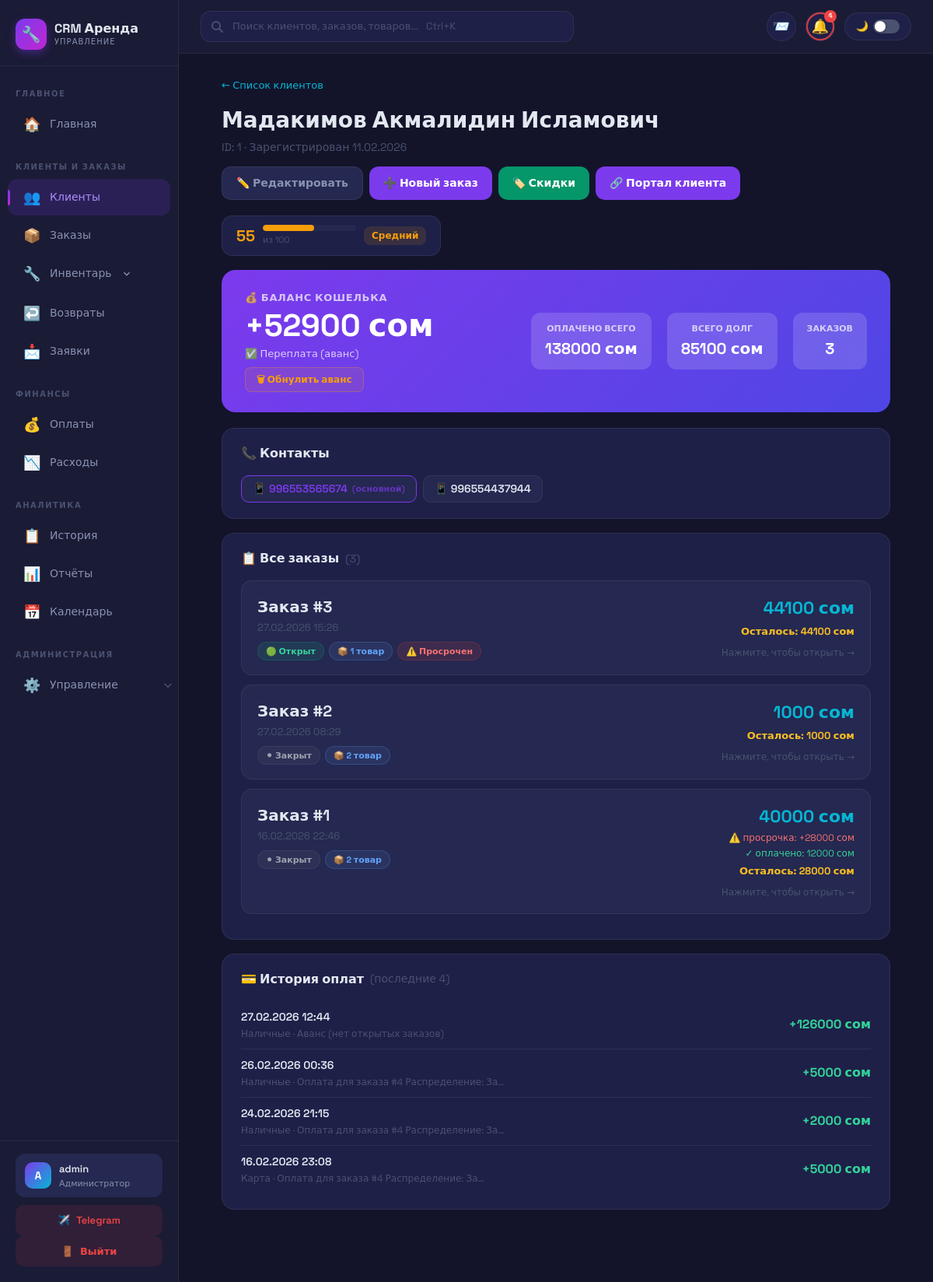
The page /clients/1/ (signed in) on the database as committed earlier.
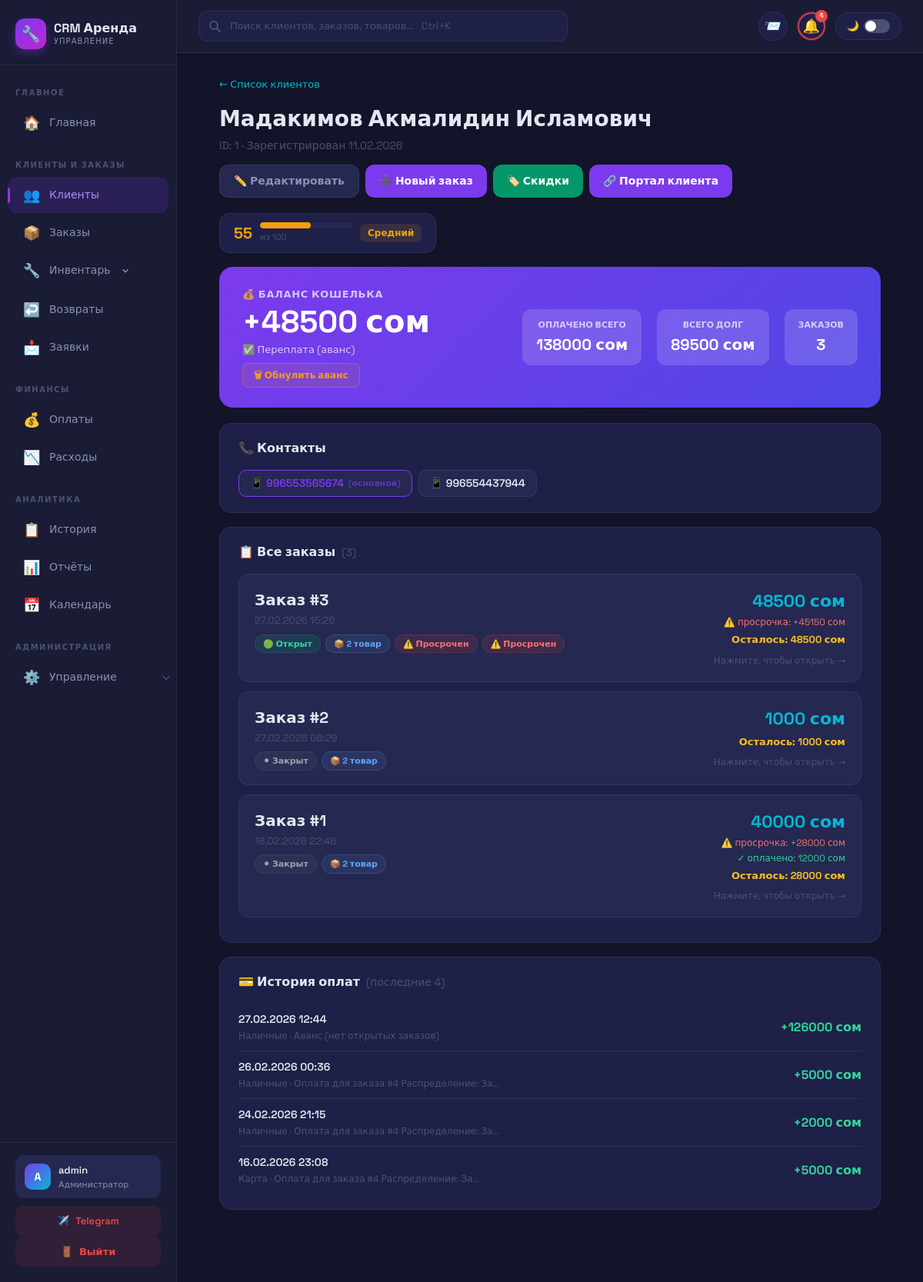
The same page on the database as committed later.
### apps/clients/models.py (models this page shows, shortened)
class ClientPhone(models.Model):
    phone_regex = RegexValidator(regex=r'^\+(996\d{9}|7\d{10})$', message='Введите номер в формате +996XXXXXXXXX или +7XXXXXXXXXX')
    client = models.ForeignKey(Client, on_delete=models.CASCADE, related_name='phones')
    phone_number = models.CharField('Номер', validators=[phone_regex], max_length=17)
    is_primary = models.BooleanField('Основной', default=False)
    created_at = models.DateTimeField(auto_now_add=True)
    class Meta:
        verbose_name = 'Телефон'
        verbose_name_plural = 'Телефоны'

### apps/rental/models.py (models this page shows, shortened)
class RentalOrder(models.Model):
    STATUS_OPEN   = 'open'
    STATUS_CLOSED = 'closed'
    STATUS_CHOICES = [
        (STATUS_OPEN,   'Открыт'),
        (STATUS_CLOSED, 'Закрыт'),
    ]
    client = models.ForeignKey(Client, on_delete=models.CASCADE, related_name='rental_orders', verbose_name='Клиент')
    created_at = models.DateTimeField('Дата создания', auto_now_add=True)
    status = models.CharField('Статус', max_length=20, choices=STATUS_CHOICES, default='open')
    notes = models.TextField('Примечания', blank=True)
    order_number = models.PositiveIntegerField(
        verbose_name='Номер заказа клиента',
        help_text='Порядковый номер заказа для этого клиента (#1, #2, #3...)',
        null=True,
        blank=True
    )
    order_code = models.CharField(
        max_length=50,
        verbose_name='Код заказа',
        help_text='Уникальный код заказа (ФИО-1, ФИО-2...)',
        blank=True,
        db_index=True
    )
    proof_file = models.FileField(
        'Доказательство (фото/аудио)',
        upload_to='orders/proofs/',
        blank=True,
        null=True
    )
    has_delivery = models.BooleanField('Доставка', default=False)
    delivery_address = models.CharField('Адрес доставки', max_length=500, blank=True)
    delivery_vehicle = models.CharField('Автомобиль', max_length=200, blank=True)
    delivery_plate = models.CharField('Номер авто', max_length=50, blank=True)
    delivery_cost = models.DecimalField('Стоимость доставки', max_digits=10, decimal_places=2, default=0)
    class Meta:
        verbose_name = 'Заказ аренды'
        verbose_name_plural = 'Заказы аренды'
        ordering = ['-created_at']
    def get_current_total(self):
        total = Decimal('0')
        for item in self.items.all():
            total += item.get_actual_cost()
        return total
    def get_original_total(self):
        total = Decimal('0')
        for item in self.items.all():
            total += Decimal(str(item.original_total_cost))
        return total
    def get_rain_excluded_count(self):
        return self.excluded_days.count()

class OrderItem(models.Model):
    order = models.ForeignKey(RentalOrder, on_delete=models.CASCADE, related_name='items', verbose_name='Заказ')
    product = models.ForeignKey(Product, on_delete=models.PROTECT, verbose_name='Товар')
    quantity_taken = models.PositiveIntegerField('Взято штук')
    quantity_returned = models.PositiveIntegerField('Возвращено штук', default=0)
    quantity_remaining = models.PositiveIntegerField('Осталось штук')
    issued_date = models.DateTimeField('Дата выдачи')
    planned_return_date = models.DateTimeField('Планируемая дата возврата')
    rental_days = models.PositiveIntegerField('Дней аренды', default=1)
    rental_hours = models.PositiveIntegerField('Часов аренды', default=0)
    price_per_day = models.DecimalField('Цена/день', max_digits=10, decimal_places=2)
    price_per_hour = models.DecimalField('Цена/час', max_digits=10, decimal_places=2, default=0)
    original_total_cost = models.DecimalField('Изначальная стоимость', max_digits=10, decimal_places=2)
    current_total_cost = models.DecimalField('Текущая стоимость', max_digits=10, decimal_places=2)
    actual_cost = models.DecimalField('Фактическая стоимость', max_digits=10, decimal_places=2, null=True, blank=True)
    rain_applicable = models.BooleanField('Дождь не считается', default=False)
    class Meta:
        verbose_name = 'Товар в заказе'
        verbose_name_plural = 'Товары в заказе'
    def get_actual_cost(self):
        now = timezone.now()
        price_per_day = Decimal(str(self.price_per_day))
        if hasattr(self, '_prefetched_objects_cache') and 'returns' in self._prefetched_objects_cache:
            returned_actual = sum(r.calculated_cost for r in self.returns.all()) or Decimal('0')
        else:
            returned_actual = self.returns.aggregate(t=Sum('calculated_cost'))['t'] or Decimal('0')
        returned_actual = Decimal(str(returned_actual))
        if self.quantity_remaining == 0:
            return returned_actual
        remaining_base = price_per_day * Decimal(str(self.quantity_remaining)) * Decimal(str(self.rental_days))
        if self.planned_return_date >= now:
            return returned_actual + remaining_base
        overdue_time = now - self.planned_return_date
        if overdue_time.total_seconds() < 86400:
            overdue_cost = (price_per_day / 24) * Decimal(str(overdue_time.seconds // 3600)) * Decimal(str(self.quantity_remaining))
        else:
            overdue_cost = price_per_day * Decimal(str(overdue_time.days)) * Decimal(str(self.quantity_remaining))
        return returned_actual + remaining_base + overdue_cost

class Payment(models.Model):
    PAYMENT_METHOD_CHOICES = [
        ('cash', 'Наличные'),
        ('card', 'Карта'),
        ('transfer', 'Перевод'),
        ('credit', 'Зачёт аванса'),
        ('writeoff', 'Списание долга'),
    ]
    client = models.ForeignKey(Client, on_delete=models.CASCADE, related_name='payments', verbose_name='Клиент')
    amount = models.DecimalField('Сумма', max_digits=10, decimal_places=2)
    payment_date = models.DateTimeField('Дата оплаты', default=timezone.now)
    payment_method = models.CharField('Способ оплаты', max_length=20, choices=PAYMENT_METHOD_CHOICES, default='cash')
    notes = models.TextField('Примечания', blank=True)
    created_at = models.DateTimeField('Создано', auto_now_add=True)
    class Meta:
        verbose_name = 'Оплата'
        verbose_name_plural = 'Оплаты'
        ordering = ['-payment_date']

### apps/main/views.py (the view)
# urls.py: path('clients/<int:client_id>/', views.client_detail, name='client_detail'),
@login_required
def client_detail(request, client_id):
    import re as _re
    from django.utils import timezone
    owner = get_tenant_owner(request.user)
    client = get_object_or_404(Client, id=client_id, owner=owner)
    now = timezone.now()
    def _paid_for_order_cd(client_obj, order_id_int):
        paid = 0.0
        for p in client_obj.payments.all():
            notes_text = p.notes or ''
            if 'Распределение:' in notes_text:
                for line in notes_text.split('\n'):
                    m = _re.search(
                        rf'Заказ\s*#{order_id_int}\s*:\s*(\d+(?:[\.,]\d+)?)\s*сом', line
                    )
                    if m:
                        paid += float(m.group(1).replace(',', '.'))
                        break
            elif (f'Заказ #{order_id_int}' in notes_text or f'#{order_id_int}' in notes_text):
                paid += float(p.amount)
        return paid
    active_orders = client.rental_orders.filter(status=RentalOrder.STATUS_OPEN).prefetch_related('items__product')
    all_orders_qs = client.rental_orders.all().order_by('-created_at')
    payments = client.payments.all().order_by('-payment_date')[:10]
    all_orders_data = []
    for order in all_orders_qs:
        total = float(order.get_current_total())
        base = float(order.get_original_total())
        overdue = total - base
        paid = _paid_for_order_cd(client, order.id)
        owed = max(0.0, total - paid)
        all_orders_data.append({
            'order': order,
            'total': total,
            'base': base,
            'overdue': overdue,
            'paid': paid,
            'owed': owed,
        })
    from apps.main.models import ClientPortalToken
    portal_token_obj = ClientPortalToken.objects.filter(client=client, is_active=True).first()
    portal_url = None
    if portal_token_obj:
        portal_url = request.build_absolute_uri(f'/portal/{portal_token_obj.token}/')
    context = {
        'client': client,
        'balance': client.get_wallet_balance(),
        'debt': client.get_debt(),
        'credit': client.get_credit(),
        'total_paid': client.get_total_paid(),
        'total_debt': client.get_total_debt(),
        'active_orders': active_orders,
        'all_orders': all_orders_data,
        'payments': payments,
        'now': now,
        'portal_url': portal_url,
    }
    return render(request, 'clients/detail.html', context)

### apps/clients/models.py (called while the page is built)
    def get_full_name(self):
        return f"{self.last_name} {self.first_name} {self.middle_name}".strip()

    def get_total_paid(self):
        if 'payments' in getattr(self, '_prefetched_objects_cache', {}):
            return sum((p.amount or Decimal('0')) for p in self.payments.all())
        total = self.payments.aggregate(total=Sum('amount'))['total']
        return total or Decimal('0')

    def get_total_debt(self):
        total = Decimal('0')
        for order in self.rental_orders.all():
            total += order.get_current_total()
        return total

    def get_wallet_balance(self):
        return self.get_total_paid() - self.get_total_debt()

    def get_debt(self):
        balance = self.get_wallet_balance()
        return abs(balance) if balance < Decimal('-0.005') else Decimal('0')

    def get_credit(self):
        balance = self.get_wallet_balance()
        return balance if balance > Decimal('0.005') else Decimal('0')

    def get_rating_label(self):
        r = self.get_rating()
        if r >= 80:
            return 'excellent'
        elif r >= 60:
            return 'good'
        elif r >= 40:
            return 'average'
        else:
            return 'poor'

### templates/clients/detail.html (shortened to what the changed rows need)
{% extends 'base_dark.html' %}
{% load static %}
{% block content %}
<div class="cd">
    <div class="cd-head">
        <div>
            <h1>{{ client.get_full_name }}</h1>
        </div>
    </div>
    <div class="cd-balance">
        <div class="cd-balance-main">
            <div class="cd-balance-label">💰 Баланс кошелька</div>
            {% if debt > 0 %}
            <div class="cd-balance-amount">-{{ debt|floatformat:0 }} сом</div>
            <div class="cd-balance-sub">⚠️ Задолженность</div>
            {% elif credit > 0 %}
            <div class="cd-balance-amount">+{{ credit|floatformat:0 }} сом</div>
            <div class="cd-balance-sub">✅ Переплата (аванс)</div>
            {% else %}
            <div class="cd-balance-amount">0 сом</div>
            <div class="cd-balance-sub">✅ Баланс в норме</div>
            {% endif %}
            {% if request.user.is_superuser and debt > 0 %}
            <form method="post" action="{% url 'main:reset_client_balance' client.id %}" style="margin-top:8px" onsubmit="return confirm('Списать долг {{ debt|floatformat:0 }} сом и обнулить баланс клиента?')">
                {% csrf_token %}
                <button type="submit" style="background:rgba(239,68,68,.12);color:#ef4444;border:1px solid rgba(239,68,68,.3);border-radius:8px;padding:6px 14px;font-size:12px;font-weight:700;cursor:pointer;font-family:inherit">
                    🗑 Обнулить баланс
                </button>
            </form>
            {% elif request.user.is_superuser and credit > 0 %}
            <form method="post" action="{% url 'main:reset_client_balance' client.id %}" style="margin-top:8px" onsubmit="return confirm('Списать аванс {{ credit|floatformat:0 }} сом и обнулить баланс клиента?')">
                <button type="submit" style="background:rgba(245,158,11,.1);color:#f59e0b;border:1px solid rgba(245,158,11,.3);border-radius:8px;padding:6px 14px;font-size:12px;font-weight:700;cursor:pointer;font-family:inherit">
                </button>
            </form>
            {% endif %}
        </div>
        <div class="cd-balance-stats">
            <div class="cd-stat">
                <div class="cd-stat-label">Всего долг</div>
                <div class="cd-stat-val">{{ total_debt|floatformat:0 }} сом</div>
            </div>
        </div>
    </div>
    <div class="cd-card">
        <h2 class="cd-card-title">📞 Контакты</h2>
        <div class="cd-phones">
            {% for phone in client.phones.all %}
            <div class="cd-phone {% if phone.is_primary %}cd-phone-primary{% endif %}">
                📱 {{ phone.phone_number }}
                {% if phone.is_primary %}<span style="font-size:11px;opacity:.7">(основной)</span>{% endif %}
            </div>
            {% empty %}
            <span style="color:var(--text3);font-size:14px">Нет телефонов</span>
            {% endfor %}
        </div>
    </div>
    <div class="cd-card">
        <h2 class="cd-card-title">📋 Все заказы <span style="font-size:14px;font-weight:400;color:var(--text3)">({{ all_orders|length }})</span></h2>
        {% for od in all_orders %}
        {% with order=od.order rc=od.order.get_rain_excluded_count %}
        <a href="{% url 'main:order_view' order.id %}" class="order-card">
            <div class="order-card-top">
                <div class="order-card-left">
                    <div class="order-num">Заказ #{{ order.order_number }}</div>
                    <div class="order-date">{{ order.created_at|date:"d.m.Y H:i" }}</div>
                    <div class="order-badges">
                        {% if order.status == 'open' %}
                        <span class="order-badge badge-open">🟢 Открыт</span>
                        {% else %}
                        <span class="order-badge badge-closed">⚫ Закрыт</span>
                        {% endif %}
                        <span class="order-badge badge-items">📦 {{ order.items.count }} товар{{ order.items.count|pluralize:",а,ов" }}</span>
                        {% if order.status == 'open' %}
                        {% for item in order.items.all %}{% if item.quantity_remaining > 0 and item.planned_return_date < now %}<span class="order-badge badge-overdue">⚠️ Просрочен</span>{% endif %}{% endfor %}
                        {% endif %}
                    </div>
                </div>
                <div class="order-card-right">
                    <div class="order-amount">{{ od.total|floatformat:0 }} сом</div>
                    {% if od.overdue > 0 %}
                    <div style="font-size:12px;color:#f87171;margin-top:2px">⚠️ просрочка: +{{ od.overdue|floatformat:0 }} сом</div>
                    {% endif %}
                    {% if od.paid > 0 %}
                    <div style="font-size:12px;color:#34d399;margin-top:2px">✓ оплачено: {{ od.paid|floatformat:0 }} сом</div>
                    {% endif %}
                    {% if od.owed > 0 %}
                    <div style="font-size:13px;font-weight:800;color:#fbbf24;margin-top:4px">Осталось: {{ od.owed|floatformat:0 }} сом</div>
                    {% endif %}
                    <div class="order-link-hint">Нажмите, чтобы открыть →</div>
                </div>
            </div>
        </a>
        {% endwith %}
        {% empty %}
        <div class="cd-empty">
            <div class="icon">📋</div>
            <div>Заказов пока нет</div>
        </div>
        {% endfor %}
    </div>
    {% if payments %}
    <div class="cd-card">
        <h2 class="cd-card-title">💳 История оплат <span style="font-size:14px;font-weight:400;color:var(--text3)">(последние {{ payments|length }})</span></h2>
        {% for payment in payments %}
        <div class="pay-row">
            <div class="pay-left">
                <div class="pay-date">{{ payment.payment_date|date:"d.m.Y H:i" }}</div>
                <div class="pay-method">{{ payment.get_payment_method_display }}{% if payment.notes %} · {{ payment.notes|truncatechars:40 }}{% endif %}</div>
            </div>
            <div class="pay-amount">+{{ payment.amount|floatformat:0 }} сом</div>
        </div>
        {% endfor %}
    </div>
    {% endif %}
</div>
{% endblock %}

Rows that differ between the two databases and show on the page:
changed RentalOrder (number 1 of 3 on the later page): order.items.count "1" → "2"; total "44100" → "48500"; overdue (not shown) → "45150"; owed "44100" → "48500"
added OrderItem: quantity_remaining "⚠️ Просрочен", shown under RentalOrder (number 1 of 3 on the later page)
Other text that changed with them:
{{ credit|floatformat:0 }}: "52900" → "48500"
{{ total_debt|floatformat:0 }}: "85100" → "89500"
